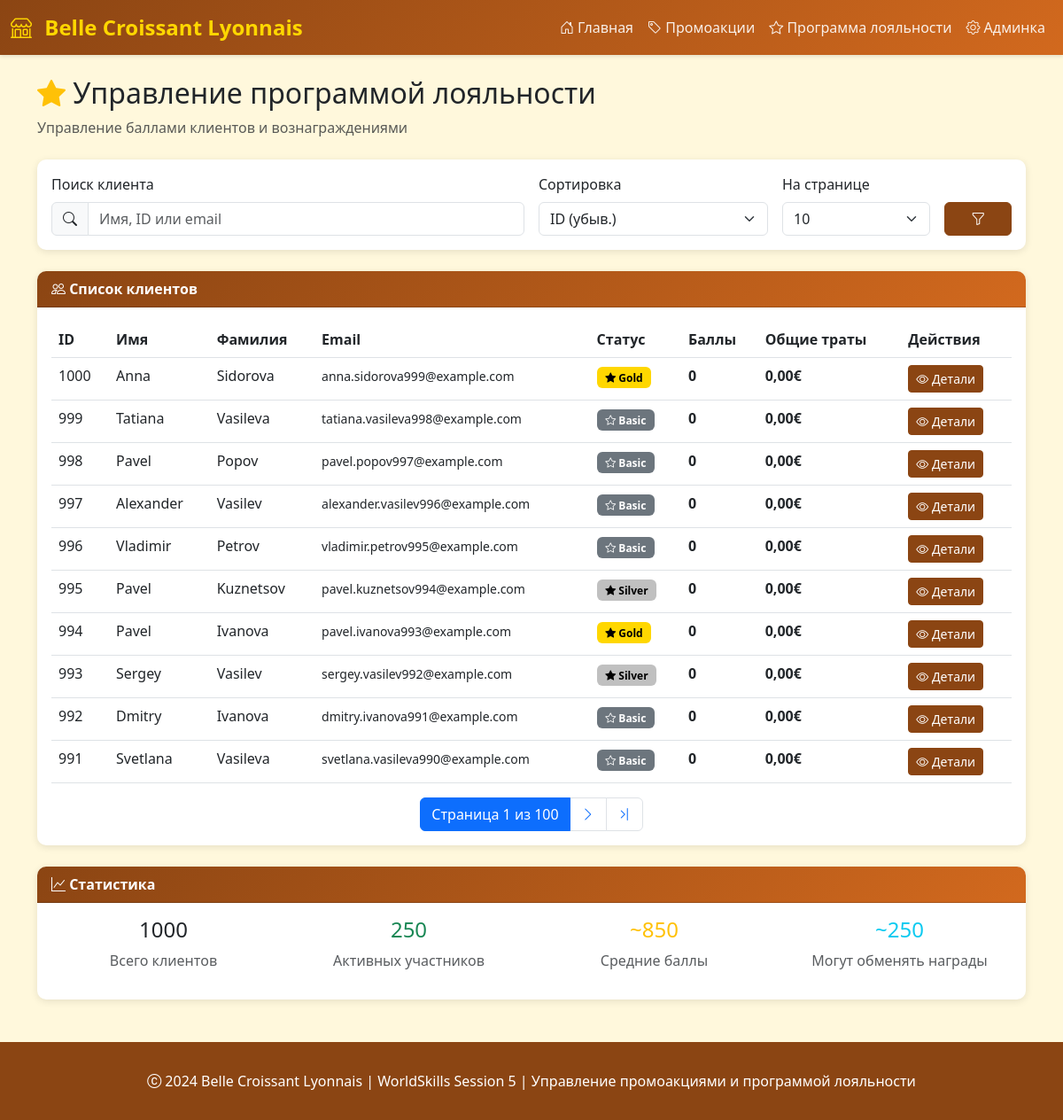
Before: /loyalty/ with the older database file.
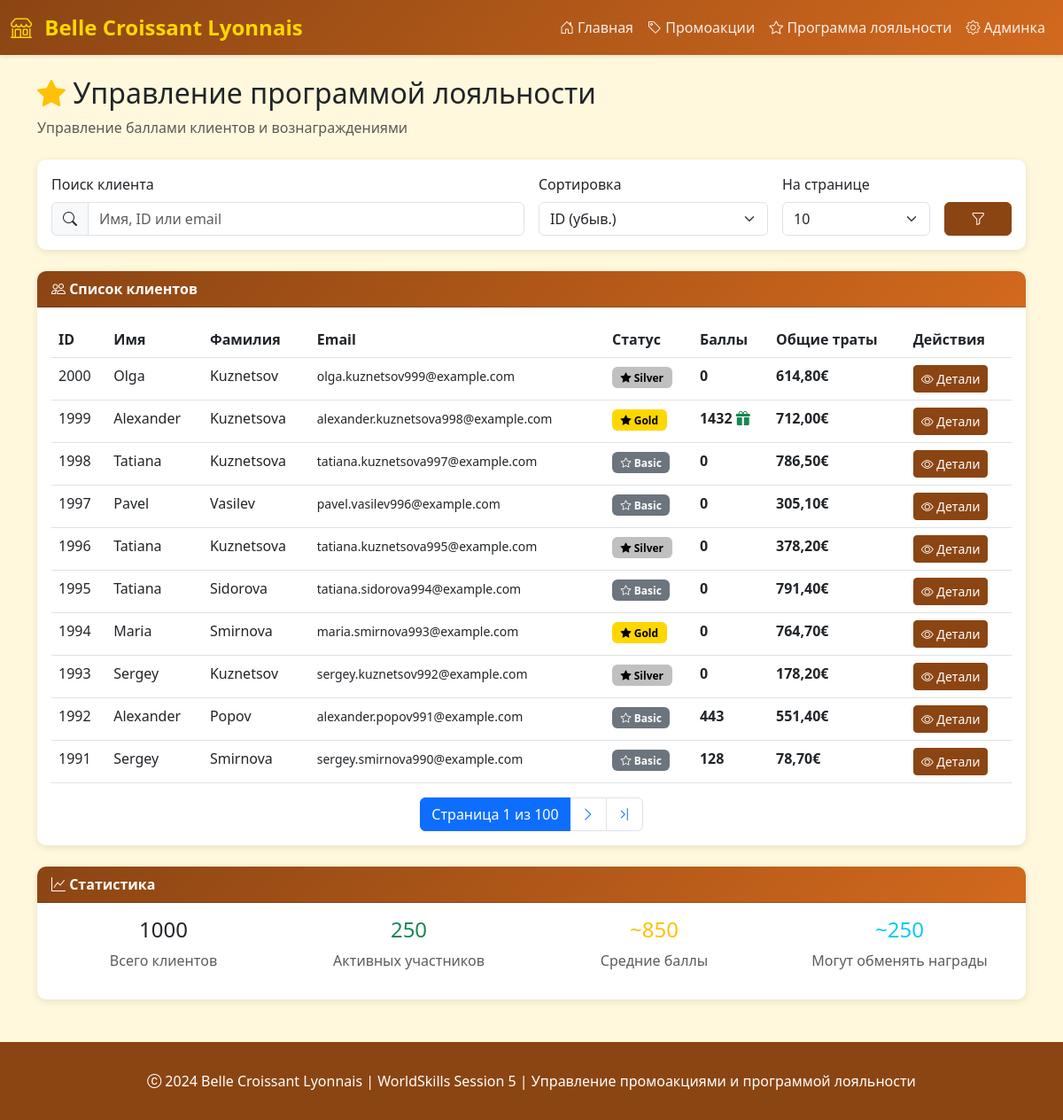
After: the same page with the newer database file.
### api_mock/models.py (models this page shows, shortened)
class Customer(models.Model):
    MEMBERSHIP_STATUS_CHOICES = [
        ('Basic', 'Basic'),
        ('Silver', 'Silver'),
        ('Gold', 'Gold'),
    ]
    first_name = models.CharField('Имя', max_length=100)
    last_name = models.CharField('Фамилия', max_length=100)
    email = models.EmailField('Email', unique=True)
    phone = models.CharField('Телефон', max_length=20, blank=True)
    membership_status = models.CharField(
        'Статус членства',
        max_length=20,
        choices=MEMBERSHIP_STATUS_CHOICES,
        default='Basic'
    )
    registration_date = models.DateField('Дата регистрации', auto_now_add=True)
    total_spending = models.DecimalField(
        'Общая сумма покупок',
        max_digits=10,
        decimal_places=2,
        default=0,
        validators=[MinValueValidator(0)]
    )
    class Meta:
        db_table = 'mock_customers'
        verbose_name = 'Клиент (Mock)'
        verbose_name_plural = 'Клиенты (Mock)'
        ordering = ['-id']

### loyalty/views.py (the view, shortened to what this page needs)
# urls.py: path('', views.loyalty_list, name='list'),
def loyalty_list(request):
    search_query = request.GET.get('search', '')
    customers = Customer.objects.all()
    sort_by = request.GET.get('sort', '-id')
    valid_sorts = ['id', '-id', 'first_name', '-first_name', 'last_name', '-last_name',
                   'email', '-email', 'membership_status', '-membership_status',
                   'total_spending', '-total_spending']
    if sort_by in valid_sorts:
        customers = customers.order_by(sort_by)
    customers_data = []
    for customer in customers:
        try:
            loyalty = LoyaltyProgram.objects.get(customer_id=customer.id)
            loyalty_points = loyalty.loyalty_points
        except LoyaltyProgram.DoesNotExist:
            loyalty_points = 0
        customers_data.append({
            'customer': customer,
            'loyalty_points': loyalty_points
        })
    per_page = int(request.GET.get('per_page', 10))
    paginator = Paginator(customers_data, per_page)
    page_number = request.GET.get('page', 1)
    page_obj = paginator.get_page(page_number)
    context = {
        'page_obj': page_obj,
        'search_query': search_query,
        'sort_by': sort_by,
        'per_page': per_page,
    }
    return render(request, 'loyalty/list.html', context)

### templates/loyalty/list.html (shortened to what the changed rows need)
{% extends 'base.html' %}
{% block content %}
<div class="mb-4">
    <h2><i class="bi bi-star-fill text-warning"></i> Управление программой лояльности</h2>
</div>
<div class="card">
    <div class="card-body">
        <div class="table-responsive">
            <table class="table table-hover">
                <thead>
                    <tr>
                        <th>ID</th>
                        <th>Имя</th>
                        <th>Фамилия</th>
                        <th>Email</th>
                        <th>Статус</th>
                        <th>Баллы</th>
                        <th>Общие траты</th>
                        <th>Действия</th>
                    </tr>
                </thead>
                <tbody>
                    {% for item in page_obj %}
                    <tr>
                        <td>{{ item.customer.id }}</td>
                        <td>{{ item.customer.first_name }}</td>
                        <td>{{ item.customer.last_name }}</td>
                        <td><small>{{ item.customer.email }}</small></td>
                        <td>
                            {% if item.customer.membership_status == 'Gold' %}
                            <span class="badge" style="background-color: #FFD700; color: #000;">
                                <i class="bi bi-star-fill"></i> Gold
                            </span>
                            {% elif item.customer.membership_status == 'Silver' %}
                            <span class="badge" style="background-color: #C0C0C0; color: #000;">
                                <i class="bi bi-star-fill"></i> Silver
                            </span>
                            {% else %}
                            <span class="badge bg-secondary">
                                <i class="bi bi-star"></i> Basic
                            </span>
                            {% endif %}
                        </td>
                        <td>
                            <strong>{{ item.loyalty_points }}</strong>
                            {% if item.loyalty_points >= 1000 %}
                            <i class="bi bi-gift-fill text-success" title="Можно обменять на награду"></i>
                            {% endif %}
                        </td>
                        <td><strong>{{ item.customer.total_spending }}€</strong></td>
                        <td>
                            <a href="{% url 'loyalty:detail' item.customer.id %}" class="btn btn-sm btn-primary">
                                <i class="bi bi-eye"></i> Детали
                            </a>
                        </td>
                    </tr>
                    {% empty %}
                    <tr>
                        <td colspan="8" class="text-center text-muted">
                            <i class="bi bi-inbox"></i> Клиенты не найдены
                        </td>
                    </tr>
                    {% endfor %}
                </tbody>
            </table>
        </div>
    </div>
</div>
{% endblock %}

Changed rows visible on the page:
removed Customer: customer.id "1000", customer.first_name "Anna", customer.last_name "Sidorova", customer.email "anna.sidorova999@example.com", membership_status "Gold" (drawn), loyalty_points "0", customer.total_spending "0,00"
removed Customer: customer.id "999", customer.first_name "Tatiana", customer.last_name "Vasileva", customer.email "tatiana.vasileva998@example.com", membership_status "Basic" (drawn), loyalty_points "0", customer.total_spending "0,00"
removed Customer: customer.id "998", customer.first_name "Pavel", customer.last_name "Popov", customer.email "pavel.popov997@example.com", membership_status "Basic" (drawn), loyalty_points "0", customer.total_spending "0,00"
removed Customer: customer.id "997", customer.first_name "Alexander", customer.last_name "Vasilev", customer.email "alexander.vasilev996@example.com", membership_status "Basic" (drawn), loyalty_points "0", customer.total_spending "0,00"
removed Customer: customer.id "996", customer.first_name "Vladimir", customer.last_name "Petrov", customer.email "vladimir.petrov995@example.com", membership_status "Basic" (drawn), loyalty_points "0", customer.total_spending "0,00"
removed Customer: customer.id "995", customer.first_name "Pavel", customer.last_name "Kuznetsov", customer.email "pavel.kuznetsov994@example.com", membership_status "Silver" (drawn), loyalty_points "0", customer.total_spending "0,00"
removed Customer: customer.id "994", customer.first_name "Pavel", customer.last_name "Ivanova", customer.email "pavel.ivanova993@example.com", membership_status "Gold" (drawn), loyalty_points "0", customer.total_spending "0,00"
removed Customer: customer.id "993", customer.first_name "Sergey", customer.last_name "Vasilev", customer.email "sergey.vasilev992@example.com", membership_status "Silver" (drawn), loyalty_points "0", customer.total_spending "0,00"
removed Customer: customer.id "992", customer.first_name "Dmitry", customer.last_name "Ivanova", customer.email "dmitry.ivanova991@example.com", membership_status "Basic" (drawn), loyalty_points "0", customer.total_spending "0,00"
removed Customer: customer.id "991", customer.first_name "Svetlana", customer.last_name "Vasileva", customer.email "svetlana.vasileva990@example.com", membership_status "Basic" (drawn), loyalty_points "0", customer.total_spending "0,00"
added Customer: customer.id "2000", customer.first_name "Olga", customer.last_name "Kuznetsov", customer.email "olga.kuznetsov999@example.com", membership_status "Silver" (drawn), loyalty_points "0", customer.total_spending "614,80"
added Customer: customer.id "1999", customer.first_name "Alexander", customer.last_name "Kuznetsova", customer.email "alexander.kuznetsova998@example.com", membership_status "Gold" (drawn), loyalty_points "1432", customer.total_spending "712,00"
added Customer: customer.id "1998", customer.first_name "Tatiana", customer.last_name "Kuznetsova", customer.email "tatiana.kuznetsova997@example.com", membership_status "Basic" (drawn), loyalty_points "0", customer.total_spending "786,50"
added Customer: customer.id "1997", customer.first_name "Pavel", customer.last_name "Vasilev", customer.email "pavel.vasilev996@example.com", membership_status "Basic" (drawn), loyalty_points "0", customer.total_spending "305,10"
added Customer: customer.id "1996", customer.first_name "Tatiana", customer.last_name "Kuznetsova", customer.email "tatiana.kuznetsova995@example.com", membership_status "Silver" (drawn), loyalty_points "0", customer.total_spending "378,20"
added Customer: customer.id "1995", customer.first_name "Tatiana", customer.last_name "Sidorova", customer.email "tatiana.sidorova994@example.com", membership_status "Basic" (drawn), loyalty_points "0", customer.total_spending "791,40"
added Customer: customer.id "1994", customer.first_name "Maria", customer.last_name "Smirnova", customer.email "maria.smirnova993@example.com", membership_status "Gold" (drawn), loyalty_points "0", customer.total_spending "764,70"
added Customer: customer.id "1993", customer.first_name "Sergey", customer.last_name "Kuznetsov", customer.email "sergey.kuznetsov992@example.com", membership_status "Silver" (drawn), loyalty_points "0", customer.total_spending "178,20"
added Customer: customer.id "1992", customer.first_name "Alexander", customer.last_name "Popov", customer.email "alexander.popov991@example.com", membership_status "Basic" (drawn), loyalty_points "443", customer.total_spending "551,40"
added Customer: customer.id "1991", customer.first_name "Sergey", customer.last_name "Smirnova", customer.email "sergey.smirnova990@example.com", membership_status "Basic" (drawn), loyalty_points "128", customer.total_spending "78,70"
